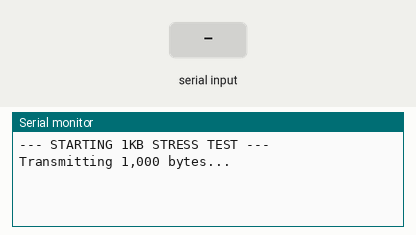
Simulated run of this sketch. Board: ESP32. On the bench: the last lines printed to the serial monitor. Inputs (shaded band) come from the test bench.

Above: at 1.7 s.
1.8 s: "1" received over the second serial link
At 4.13 s:
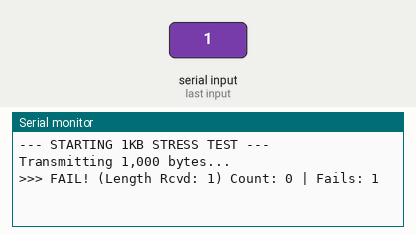
4.8 s: "}" received over the second serial link
At 9.49 s:
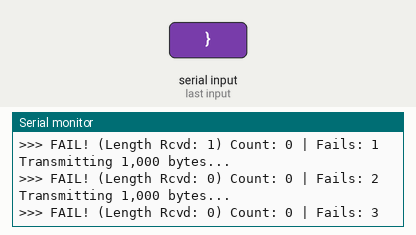

The sketch:

UART_data_generator_ESP32.ino
```cpp
//1kbyte data
#include <HardwareSerial.h>
HardwareSerial NanoSerial(2);

char secretToken[1001]; // 1000 chars + null terminator
char responseBuffer[1100];
int successCount = 0;
int failCount = 0;

void setup() {
  Serial.begin(9600);
  NanoSerial.begin(9600, SERIAL_8N1, 16, 17);

  // Generate a 1000-character test pattern: "0123456789..."
  for (int i = 0; i < 1000; i++) {
    secretToken[i] = (i % 10) + '0';
  }
  secretToken[1000] = '\0';

  Serial.println("\n--- STARTING 1KB STRESS TEST ---");
}

void loop() {
  while(NanoSerial.available()) NanoSerial.read();

  Serial.println("Transmitting 1,000 bytes...");
  NanoSerial.print("{");
  NanoSerial.print(secretToken);
  NanoSerial.print("}");

  unsigned long startWait = millis();
  int idx = 0;
  bool complete = false;

  // At 9600 baud, 1000 bytes takes ~1.1 seconds to travel one way.
  // We wait 3 seconds total for the round trip.
  while (millis() - startWait < 3000) {
    if (NanoSerial.available() > 0) {
      char c = NanoSerial.read();
      if (c == '{') {
        idx = 0;
      } else if (c == '}') {
        responseBuffer[idx] = '\0';
        complete = true;
        break;
      } else if (idx < 1099) {
        responseBuffer[idx++] = c;
      }
    }
  }

  if (complete && strcmp(responseBuffer, secretToken) == 0) {
    successCount++;
    Serial.print(">>> SUCCESS! Count: ");
  } else {
    failCount++;
    Serial.print(">>> FAIL! (Length Rcvd: ");
    Serial.print(idx);
    Serial.print(") Count: ");
  }

  Serial.print(successCount);
  Serial.print(" | Fails: ");
  Serial.println(failCount);

  // Give the level shifter a rest (2 seconds)
  delay(200);
}
```

Measured:
- after the input at 1.8 s, the serial monitor: prints a new line after 2.2 s (image 1)
- after the input at 4.8 s, the serial monitor: prints a new line after 4.5 s (image 2)
